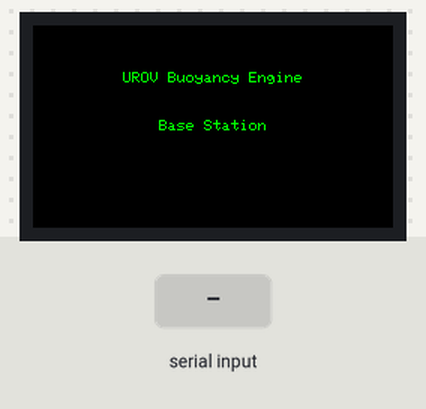
Simulated run of this program. Board: ESP32. Shown: 240×135 colour display. Inputs (shaded band) come from the test bench. Nothing arrives over Bluetooth unless stated; what the program prints to the serial monitor is not drawn.

Above: at 1.4 s.
1.5 s: "1\n" received over the second serial link
3.0 s: "0\n" received over the second serial link
Timing chart, 0 to 6.0 s (numbered marks = the images above; inputs shaded):
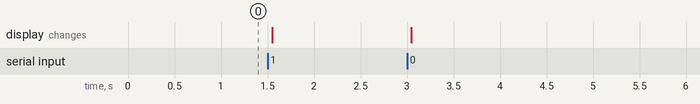

The program:

main.cpp
```cpp
#include <Arduino.h>
#include "BluetoothSerial.h"
#include <TFT_eSPI.h>

BluetoothSerial SerialBT;

// String MACadd = "AA:BB:CC:11:22:33";
String name = "UROV_BuoyancyEngine";
// uint8_t address[6] = {0x80, 0x08, 0x1E, 0x54, 0x20, 0x69};
// uint8_t address[6] = {0x5B, 0xBF, 0x25, 0x83, 0x0B, 0x76};
// char *pin = "1234"; //<- standard pin would be provided by default
bool connected;

TFT_eSPI tft = TFT_eSPI(135, 240);

void setupTFT()
{
  tft.init();
  tft.setRotation(1);
  tft.fillScreen(TFT_BLACK);
  tft.setTextSize(1);
  tft.setTextColor(TFT_GREEN);
  tft.setCursor(0, 0);
  tft.setTextDatum(MC_DATUM);
}

void clearTFT()
{
  tft.fillScreen(TFT_BLACK);
  tft.drawString("UROV Buoyancy Engine", tft.width() / 2, tft.height() / 2 - 32);
  tft.drawString("Base Station", tft.width() / 2, tft.height() / 2);
}

void setup()
{
  Serial.begin(9600);
  // SerialBT.setPin(pin);
  SerialBT.begin("UROV_BuoyancyEngine_BaseStation", true);
  // SerialBT.setPin(pin);
  Serial.println("The device started in master mode, make sure remote BT device is on!");

  setupTFT();
  clearTFT();

  // connect(address) is fast (upto 10 secs max), connect(name) is slow (upto 30 secs max) as it needs
  // to resolve name to address first, but it allows to connect to different devices with the same name.
  // Set CoreDebugLevel to Info to view devices bluetooth address and device names
  connected = SerialBT.connect(name);
  // connected = SerialBT.connect(address);

  if (connected)
  {
    Serial.println("Connected Succesfully!");
  }
  else
  {
    while (!SerialBT.connected(1000))
    {
      SerialBT.connect();
      Serial.println("Failed to connect. Make sure remote device is available and in range, then restart app.");
    }
  }
  // disconnect() may take upto 10 secs max
  /*  if (SerialBT.disconnect())
   {
     Serial.println("Disconnected Succesfully!");
   } */
  // this would reconnect to the name(will use address, if resolved) or address used with connect(name/address).
  // SerialBT.connect();
}

void loop()
{
  while (!SerialBT.connected(1000))
  {
    SerialBT.connect();
    Serial.println("Failed to connect. Make sure remote device is available and in range, then restart app.");
  }
  if (Serial.available())
  {
    SerialBT.write(Serial.read());
  }
  if (SerialBT.available())
  {
    String data = SerialBT.readStringUntil('\n');
    clearTFT();
    tft.drawString(data, tft.width() / 2, tft.height() / 2 + 32);
    Serial.println(data);
  }
  delay(20);
}
```
